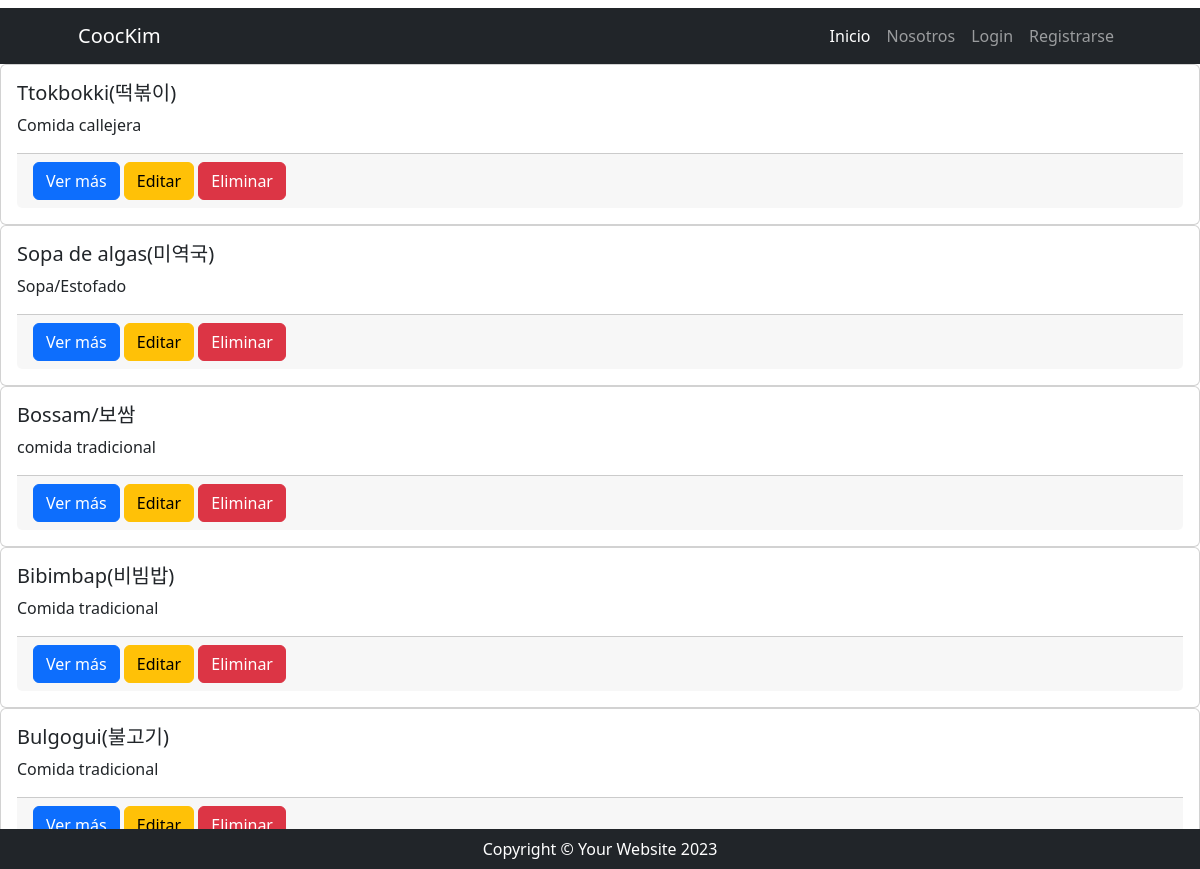
Page /comidas/comidas/list on the committed database.
### recetas/models.py (models this page shows, shortened)
class Ver_comidas(models.Model):
    comidas = models.CharField(max_length=50)
    picante = models.CharField(max_length=50)
    categorias = models.CharField(max_length=50)

### recetas/views.py (the view)
# urls.py: path("comidas/list", Ver_comidasList.as_view(), name= "lista_comidas"),
class Ver_comidasList(ListView):
    model = Ver_comidas
    template_name = "recetas/lista_comidas.html"
    def get_queryset(self) -> QuerySet[Any]:
        if self.request.GET.get("busqueda"):
            busqueda = self.request.GET.get("busqueda")
            consulta = Ver_comidas.objects.filter(comidas__icontains=busqueda)
        else:
            consulta = Ver_comidas.objects.all()
        return consulta

### recetas/templates/recetas/lista_comidas.html (shortened to what this page needs)
{% extends 'core/base.html' %}
{% block contenido %}
{% for object in object_list %}
<div class="card">
  <div class="card-body">
    <h5 class="card-title">{{ object.comidas }}</h5>
    <p class="card-text">{{ object.categorias }}</p>
    <div class="card-footer">
      <a href="{% url 'recetas:detalle_comidas' pk=object.id %}" class="btn btn-primary">Ver más</a>
      <a href="{% url 'recetas:modificar_comidas' pk=object.id %}" class="btn btn-warning">Editar</a>
      <a href="{% url 'recetas:borrar_comidas' pk=object.id %}" class="btn btn-danger">Eliminar</a>
    </div>
  </div>
</div>
{% endfor %}
{% endblock contenido %}

### rows in the picture
Ver_comidas: comidas "Ttokbokki(떡볶이)", categorias "Comida callejera"
Ver_comidas: comidas "Sopa de algas(미역국)", categorias "Sopa/Estofado"
Ver_comidas: comidas "Bossam/보쌈", categorias "comida tradicional"
Ver_comidas: comidas "Bibimbap(비빔밥)", categorias "Comida tradicional"
Ver_comidas: comidas "Bulgogui(불고기)", categorias "Comida tradicional"
